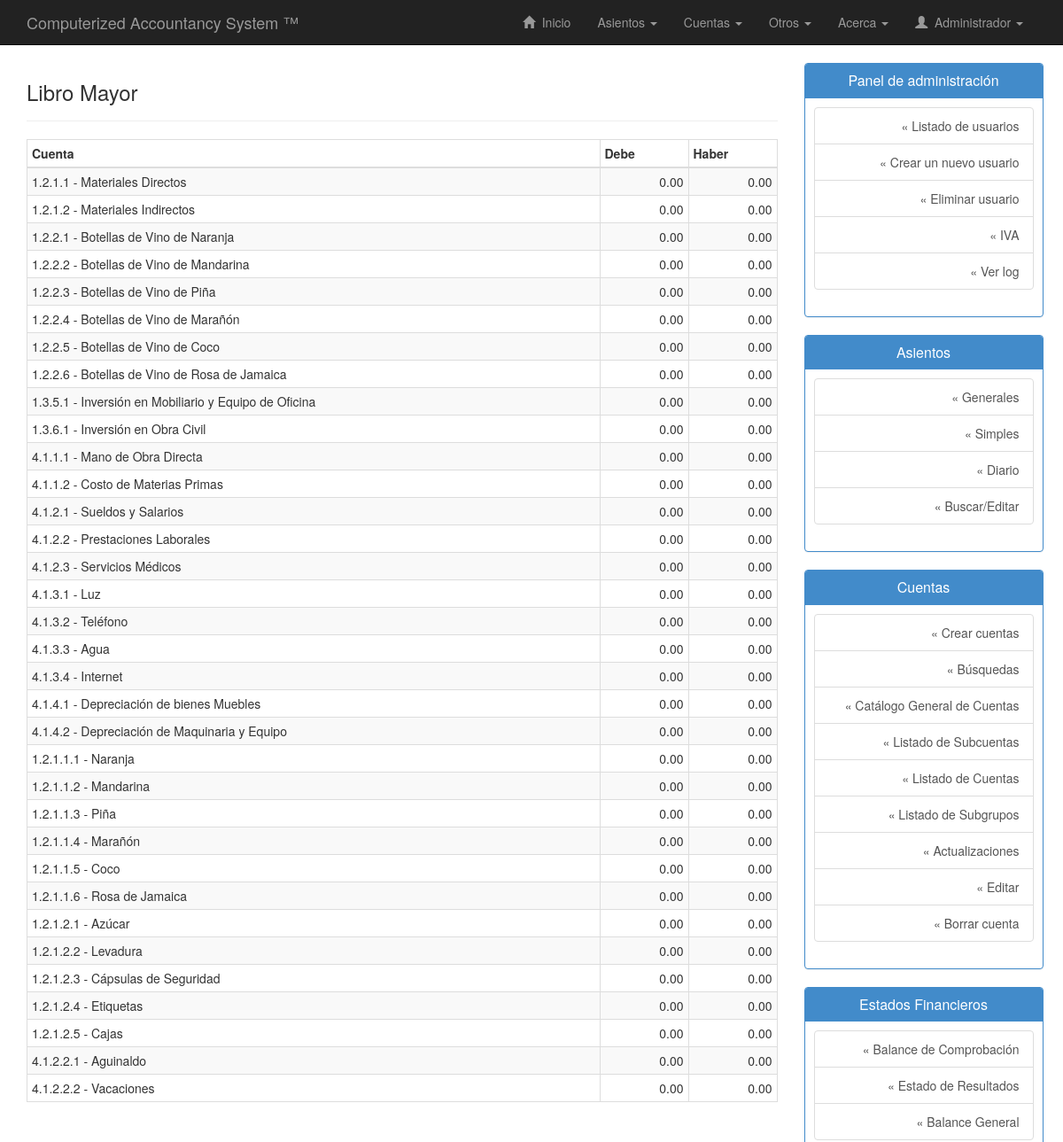
Before: /php/mayor.php (signed in, upper part) with the older database file.
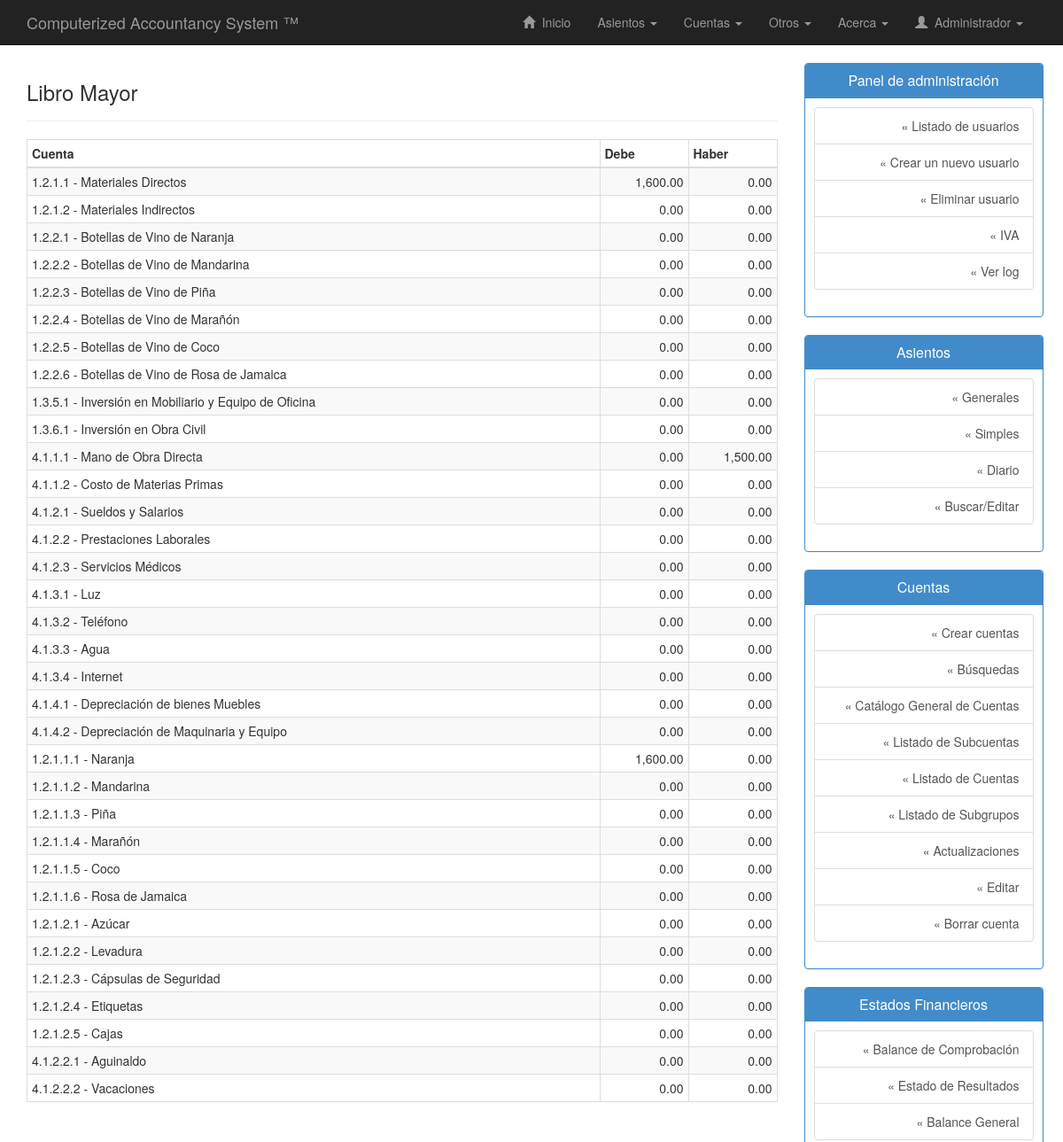
After: the same page with the newer database file.
### tables this page shows
CREATE TABLE IF NOT EXISTS `cuentas` (
  `codigo_cuenta` varchar(20) NOT NULL,
  `subgrupo` varchar(20) DEFAULT NULL,
  `nombre_cuenta` varchar(50) NOT NULL,
  `tiene_subcuenta` enum('Si','No') NOT NULL,
  `descripcion_cuenta` varchar(255) DEFAULT NULL,
  `saldo_debe` double NOT NULL,
  `saldo_haber` double NOT NULL,
  PRIMARY KEY (`codigo_cuenta`),
  KEY `subgrupo` (`subgrupo`)
);

CREATE TABLE IF NOT EXISTS `subcuentas` (
  `codigo_subcuenta` varchar(20) NOT NULL,
  `cuenta` varchar(20) NOT NULL,
  `nombre_subcuenta` varchar(50) NOT NULL,
  `descripcion` varchar(255) DEFAULT NULL,
  `saldo_debe` double NOT NULL,
  `saldo_haber` double NOT NULL,
  PRIMARY KEY (`codigo_subcuenta`),
  KEY `cuenta` (`cuenta`)
);

### php/mayor.php (the view, shortened to what this page needs)
<!DOCTYPE html>
<html lang="es">
<head>
	<link rel="stylesheet" type="text/css" href="../css/bootstrap.min.css"/>
	<link rel="stylesheet" type="text/css" href="../css/estilos.css"/>
</head>
<body>
	<?php include("nav.php"); ?>
	<div class="container" id="contenido">
		<div class="row row-offcanvas row-offcanvas-right">
			<div class="col-xs-12 col-sm-9">
				<div class="page-header">
        			<h3>Libro Mayor</h3>
        		</div>
        		<div class="row">
        			<div class="col-lg-12">
        				<table class="table table-condensed table-bordered table-striped">
        					<thead>
        						<tr>
        							<th>Cuenta</th>
        							<th width="100">Debe</th>
        							<th width="100">Haber</th>
        						</tr>
        					</thead>
        					<tbody>
        						<?php
        						$sql = "SELECT * FROM cuentas";
        						$ejecutar_consulta = $conexion->query($sql);
        						while($regs = $ejecutar_consulta->fetch_assoc()){
        							echo "<tr>";
        							echo "<td>".$regs["codigo_cuenta"]." - ".utf8_encode($regs["nombre_cuenta"])."</td>";
        							echo "<td align='right'>".number_format($regs["saldo_debe"],2)."</td>";
        							echo "<td align='right'>".number_format($regs["saldo_haber"],2)."</td>";
        							echo "</tr>";
        						}
        						$sql = "SELECT * FROM subcuentas";
        						$ejecutar_consulta = $conexion->query($sql);
        						while($regs = $ejecutar_consulta->fetch_assoc()){
        							echo "<tr>";
        							echo "<td>".$regs["codigo_subcuenta"]." - ".utf8_encode($regs["nombre_subcuenta"])."</td>";
        							echo "<td align='right'>".number_format($regs["saldo_debe"],2)."</td>";
        							echo "<td align='right'>".number_format($regs["saldo_haber"],2)."</td>";
        							echo "</tr>";
        						}
        						?>
        					</tbody>
        				</table>
        			</div>
        		</div>
        	</div>
        	<?php include("sidebar.php"); ?>
        </div>
    </div>
</body>
</html>

### php/nav.php (shortened to what this page needs)
<div class="navbar navbar-inverse navbar-static-top">
	<div class="container">
		<a href="home.php" class="navbar-brand">Computerized Accountancy System &#0153;</a>
		<div class="collapse navbar-collapse navHeaderCollapse">
			<ul class="nav navbar-nav navbar-right">
				<li><a href="home.php"><span class="glyphicon glyphicon-home"></span> &nbsp;Inicio</a></li>
				<li class="dropdown">
					<a href="#" class="dropdown-toggle" data-toggle="dropdown">Asientos <b class="caret"></b></a>
				</li>
				<li class="dropdown">
					<a href="#" class="dropdown-toggle" data-toggle="dropdown">Cuentas <b class="caret"></b></a>
				</li>
				<li class="dropdown">
					<a href="#" class="dropdown-toggle" data-toggle="dropdown">Otros <b class="caret"></b></a>
				</li>
				<li class="dropdown">
					<a href="#" class="dropdown-toggle" data-toggle="dropdown">Acerca <b class="caret"></b></a>
				</li>
				<li class="dropdown">
					<a href="#" class="dropdown-toggle" data-toggle="dropdown" style="text-transform:capitalize">
						<span class="glyphicon glyphicon-user"></span> &nbsp;<?php echo $_SESSION['usuario']; ?>
						<b class="caret"></b>
					</a>
				</li>
			</ul>
		</div>
	</div>
</div>

### php/sidebar.php (shortened to what this page needs)
<div class="row">
	<div class="col-sm-3">
		<?php
			if($_SESSION['tipo']=="administrador"){
				echo "<div class='panel panel-primary'>";
				echo "<div class='panel-heading'>";
				echo "<h3 class='panel-title text-center'>Panel de administración</h3>";
				echo "</div>";
				echo "<div class='panel-body' id='sb'>";
				echo "<div class='list-group text-right'>";
				echo "<a href='usuarios.php' class='list-group-item'>&#0171; Listado de usuarios</a>";
				echo "<a href='crear-usuario.php' class='list-group-item'>&#0171; Crear un nuevo usuario</a>";
				echo "<a href='eliminar-usuario.php' class='list-group-item'>&#0171; Eliminar usuario</a>";
				echo "<a href='iva.php' class='list-group-item'>&#0171; IVA</a>";
				echo "<a href='log.php' class='list-group-item'>&#0171; Ver log</a>";
				echo "</div>";
				echo "</div>";
				echo "</div>";
			}
		?>
		<div class="panel panel-primary">
			<div class="panel-heading">
				<h3 class="panel-title text-center">Asientos</h3>
			</div>
			<div class="panel-body" id="sb">
				<div class="list-group text-right">
					<a href="asiento-general.php" class="list-group-item">&#0171; Generales</a>
					<a href="asiento-simple.php" class="list-group-item">&#0171; Simples</a>
					<a href="diario.php" class="list-group-item">&#0171; Diario</a>
					<a href="buscar-asiento.php" class="list-group-item">&#0171; Buscar/Editar</a>
				</div>
			</div>
		</div>
		<div class="panel panel-primary">
			<div class="panel-heading">
				<h3 class="panel-title text-center">Cuentas</h3>
			</div>
			<div class="panel-body" id="sb">
				<div class="list-group text-right">
					<a href="alta-cuentas.php" class="list-group-item">&#0171; Crear cuentas</a>
					<a href="buscar-cuentas.php" class="list-group-item">&#0171; Búsquedas</a>
					<a href="catalogo-cuentas.php" class="list-group-item">&#0171; Catálogo General de Cuentas</a>
					<a href="listar-subcuentas.php" class="list-group-item">&#0171; Listado de Subcuentas</a>
					<a href="listar-cuentas.php" class="list-group-item">&#0171; Listado de Cuentas</a>
					<a href="listar-subgrupos.php" class="list-group-item">&#0171; Listado de Subgrupos</a>
					<a href="actualizar.php" class="list-group-item">&#0171; Actualizaciones</a>
					<a href="#" class="list-group-item">&#0171; Editar</a>
					<a href="#" class="list-group-item">&#0171; Borrar cuenta</a>
				</div>
			</div>
		</div>
		<div class="panel panel-primary">
			<div class="panel-heading">
				<h3 class="panel-title text-center">Estados Financieros</h3>
			</div>
			<div class="panel-body" id="sb">
				<div class="list-group text-right">
					<a href="balance-comprobacion.php" class="list-group-item">&#0171; Balance de Comprobación</a>
					<a href="estado-resultados.php" class="list-group-item">&#0171; Estado de Resultados</a>
					<a href="balance-general.php" class="list-group-item">&#0171; Balance General</a>
				</div>
			</div>
		</div>
	</div>
</div>

### css/estilos.css (style rules this page uses)
body { background: #fff; margin-bottom: 80px; }
.page-header { margin-top: 0; }
.panel-body { padding-top: 0; }
#contenido { padding-bottom: 80px; }
#sb { padding:10px; }
table { background: #FFF; }
a { -ms-transition: all 0.25s ease-in; -moz-transition: all 0.25s ease-in; -o-transition: all 0.25s ease-in; -webkit-transition: all 0.25s ease-in; transition: all 0.25s ease-in; }

Changed rows visible on the page:
changed cuentas "Materiales Directos": saldo_debe "0.00" → "1,600.00"
changed cuentas "Mano de Obra Directa": saldo_haber "0.00" → "1,500.00"
changed subcuentas "Naranja": saldo_debe "0.00" → "1,600.00"
